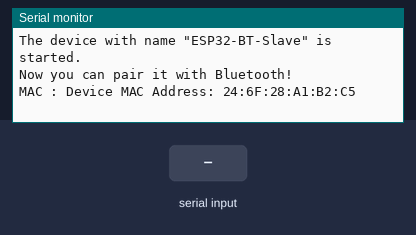
Recording of a sketch running on a simulated ESP32. Parts: the last lines printed to the serial monitor. The test bench sets the inputs (shaded band). Nothing arrives over Bluetooth unless stated.

Above: at 1.2 s.
1.3 s: "1" received over the second serial link
At 2.2 s:
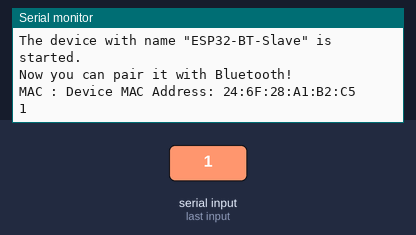
2.8 s: "0" received over the second serial link
At 3.9 s:
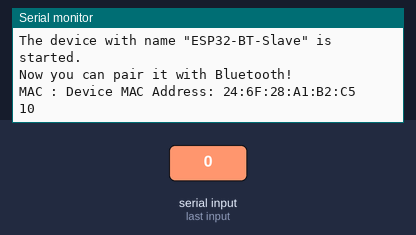

The sketch:

find_ESP_MAC_address.ino
```cpp
#include "BluetoothSerial.h"
#include "esp_bt_device.h"

String device_name = "ESP32-BT-Slave";


// Check if Bluetooth is available
#if !defined(CONFIG_BT_ENABLED) || !defined(CONFIG_BLUEDROID_ENABLED)
#error Bluetooth is not enabled! Please run make menuconfig to and enable it
#endif

// Check Serial Port Profile
#if !defined(CONFIG_BT_SPP_ENABLED)
#error Serial Port Profile for Bluetooth is not available or not enabled. It is only available for the ESP32 chip.
#endif

BluetoothSerial SerialBT;
void printDeviceAddress() {
  const uint8_t* mac = esp_bt_dev_get_address();
  Serial.print("Device MAC Address: ");
  for (int i = 0; i < 6; i++) {
    Serial.print(mac[i], HEX);
    if (i < 5) Serial.print(":");
  }
  Serial.println();
}

void setup() {
  Serial.begin(115200);
  SerialBT.begin(device_name);  //Bluetooth device name
  //SerialBT.deleteAllBondedDevices(); // Uncomment this to delete paired devices; Must be called after begin
  Serial.printf("The device with name \"%s\" is started.\nNow you can pair it with Bluetooth!\n", device_name.c_str());
  Serial.printf("MAC : ");
  printDeviceAddress();
  Serial.println();

}

void loop() {
  if (Serial.available()) {
    SerialBT.write(Serial.read());
  }
  if (SerialBT.available()) {
    Serial.write(SerialBT.read());
  }
  delay(20);
}
```

Measured:
- after the input at 1.3 s, the serial monitor: prints a new line at once (image 1)
- after the input at 2.8 s, the serial monitor: prints a new line at once (image 2)
